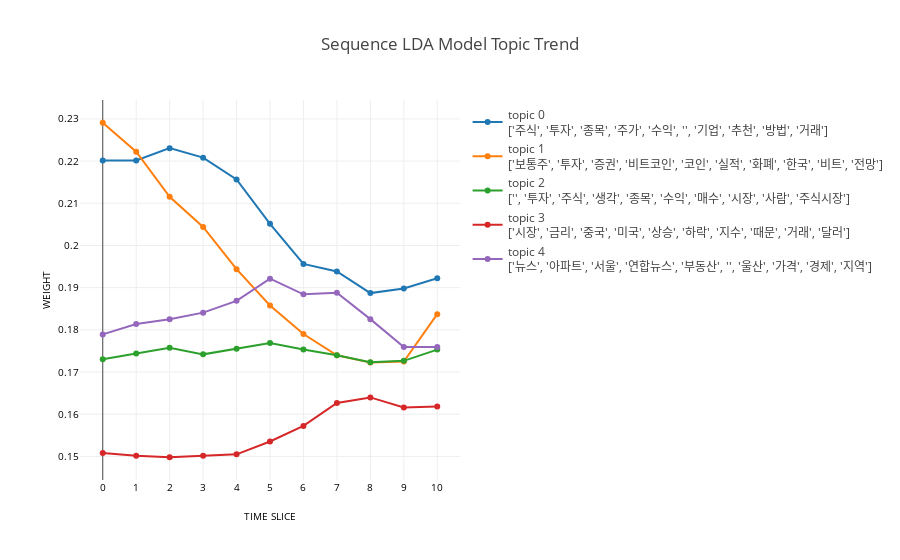

The notebook cell this image was saved under:
### Code cell
tc.set_plotly()
tc.get_sequence_topic_graph()

### Figure 1 — Plotly figure (JSON) as saved in the notebook; plotly's stock layout.template omitted (floating-point values rounded to 4 significant figures)
{"data": [{"marker": {}, "name": "topic 0<br>['주식', '투자', '종목', '주가', '수익', '', '기업', '추천', '방법', '거래']", "type": "scatter", "x": ["0", "1", "2", "3", "4", "5", "6", "7", "8", "9", "10"], "y": [0.2202, 0.2202, 0.2231, 0.2208, 0.2156, 0.2051, 0.1956, 0.1938, 0.1887, 0.1898, 0.1922], "yaxis": "y"}, {"marker": {}, "name": "topic 1<br>['보통주', '투자', '증권', '비트코인', '코인', '실적', '화폐', '한국', '비트', '전망']", "type": "scatter", "x": ["0", "1", "2", "3", "4", "5", "6", "7", "8", "9", "10"], "y": [0.2291, 0.2222, 0.2115, 0.2044, 0.1944, 0.1858, 0.179, 0.174, 0.1722, 0.1725, 0.1837], "yaxis": "y"}, {"marker": {}, "name": "topic 2<br>['', '투자', '주식', '생각', '종목', '수익', '매수', '시장', '사람', '주식시장']", "type": "scatter", "x": ["0", "1", "2", "3", "4", "5", "6", "7", "8", "9", "10"], "y": [0.173, 0.1744, 0.1758, 0.1742, 0.1755, 0.1769, 0.1753, 0.174, 0.1723, 0.1727, 0.1753], "yaxis": "y"}, {"marker": {}, "name": "topic 3<br>['시장', '금리', '중국', '미국', '상승', '하락', '지수', '때문', '거래', '달러']", "type": "scatter", "x": ["0", "1", "2", "3", "4", "5", "6", "7", "8", "9", "10"], "y": [0.1508, 0.1502, 0.1498, 0.1501, 0.1505, 0.1535, 0.1572, 0.1627, 0.164, 0.1616, 0.1618], "yaxis": "y"}, {"marker": {}, "name": "topic 4<br>['뉴스', '아파트', '서울', '연합뉴스', '부동산', '', '울산', '가격', '경제', '지역']", "type": "scatter", "x": ["0", "1", "2", "3", "4", "5", "6", "7", "8", "9", "10"], "y": [0.1789, 0.1814, 0.1825, 0.1841, 0.1869, 0.1921, 0.1884, 0.1888, 0.1825, 0.176, 0.176], "yaxis": "y"}], "layout": {"title": "Sequence LDA Model Topic Trend", "xaxis": {"dtick": 1, "exponentformat": "e", "showexponent": "all", "showticklabels": true, "tickangle": 0, "tickfont": {"color": "black", "size": 10}, "title": "TIME SLICE", "titlefont": {"color": "black", "size": 10}}, "yaxis": {"exponentformat": "e", "showexponent": "all", "showticklabels": true, "tickangle": 0, "tickfont": {"color": "black", "size": 10}, "title": "WEIGHT", "titlefont": {"color": "black", "size": 10}}}}
